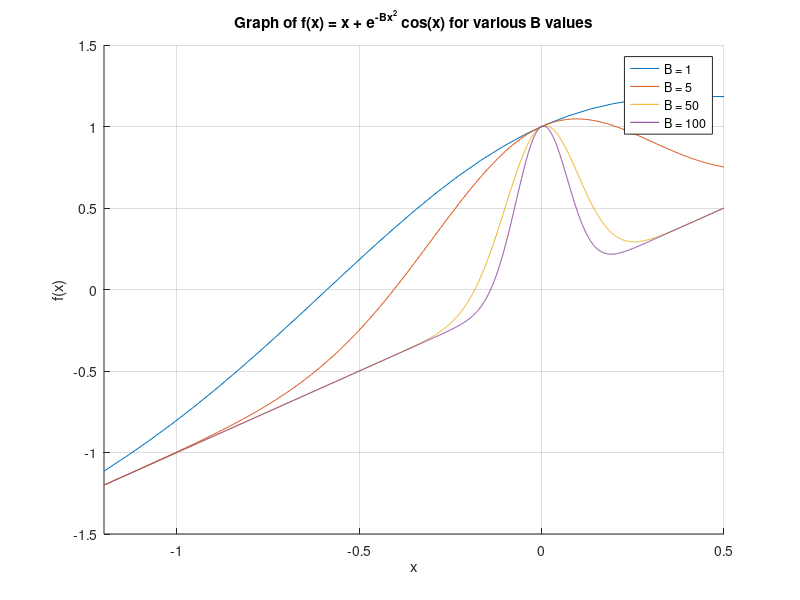

MATLAB code to generate this figure: (Note: this script raises an error after producing the figure.)
% a
f = @(x, B) (x + exp(-B*x^2) * cos(x));
df = @(x, B) (1 - 2*B*x*exp(-B*x^2)*cos(x) - exp(-B*x^2)*sin(x));

% given values
B_values = [1, 5, 50, 100];
x_range = [-1.2, 0.5];
eps = 1e-6;
N = 100;

figure;
hold on;
for B = B_values
    fplot(@(x) f(x, B), x_range, 'DisplayName', ['B = ' num2str(B)]);
end
xlabel('x');
ylabel('f(x)');
title('Graph of f(x) = x + e^{-Bx^2} cos(x) for various B values');
legend('show');
grid on;
hold off;

% b
B1 = 1;
B5 = 5;
x0 = 0;

root_newton_B1 = newton(@(x) f(x, B1), @(x) df(x, B1), x0, eps, N);
root_newton_B5 = newton(@(x) f(x, B5), @(x) df(x, B5), x0, eps, N);

fprintf('Newton Method Root for B = 1: %.6f\n', root_newton_B1);
fprintf('Newton Method Root for B = 5: %.6f\n', root_newton_B5);

% c
B50 = 50;
B100 = 100;

% 50
root_newton_B50 = newton(@(x) f(x, B50), @(x) df(x, B50), x0, eps, N);
fprintf('Newton Method Root for B = 50: %.6f\n', root_newton_B50);

% 100
root_newton_B100 = newton(@(x) f(x, B100), @(x) df(x, B100), x0, eps, N);
fprintf('Newton Method Root for B = 100: %.6f\n', root_newton_B100);

% for larger values of B (50 and 100), newton's method may fail due to the 
% function's steep gradient and up-down near the root.\n");

% so we use bisection method for B = 50 and 100
a = -1; b = 0;
root_bisection_B50 = bisection(@(x) f(x, B50), a, b, eps, N);
root_bisection_B100 = bisection(@(x) f(x, B100), a, b, eps, N);

fprintf('Bisection Method Root for B = 50: %.6f\n', root_bisection_B50);
fprintf('Bisection Method Root for B = 100: %.6f\n', root_bisection_B100);
